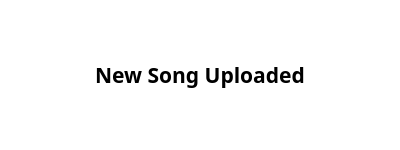
<?xml version="1.0" encoding="UTF-8"?>
<ui version="4.0">
 <class>widget</class>
 <widget class="QWidget" name="widget">
  <property name="geometry">
   <rect>
    <x>0</x>
    <y>0</y>
    <width>400</width>
    <height>150</height>
   </rect>
  </property>
  <property name="sizePolicy">
   <sizepolicy hsizetype="Preferred" vsizetype="Preferred">
    <horstretch>0</horstretch>
    <verstretch>0</verstretch>
   </sizepolicy>
  </property>
  <property name="windowTitle">
   <string>Form</string>
  </property>
  <layout class="QVBoxLayout" name="verticalLayout">
   <property name="spacing">
    <number>0</number>
   </property>
   <property name="leftMargin">
    <number>0</number>
   </property>
   <property name="topMargin">
    <number>0</number>
   </property>
   <property name="rightMargin">
    <number>0</number>
   </property>
   <property name="bottomMargin">
    <number>0</number>
   </property>
   <item>
    <widget class="QLabel" name="message">
     <property name="sizePolicy">
      <sizepolicy hsizetype="Preferred" vsizetype="Preferred">
       <horstretch>0</horstretch>
       <verstretch>0</verstretch>
      </sizepolicy>
     </property>
     <property name="minimumSize">
      <size>
       <width>400</width>
       <height>150</height>
      </size>
     </property>
     <property name="font">
      <font>
       <family>Noto Sans KR</family>
       <pointsize>16</pointsize>
       <weight>75</weight>
       <bold>true</bold>
      </font>
     </property>
     <property name="styleSheet">
      <string notr="true">background-color:white;</string>
     </property>
     <property name="text">
      <string>&lt;html&gt;&lt;head/&gt;&lt;body&gt;&lt;p align=&quot;center&quot;&gt;New Song Uploaded&lt;/p&gt;&lt;/body&gt;&lt;/html&gt;</string>
     </property>
    </widget>
   </item>
  </layout>
 </widget>
 <resources/>
 <connections/>
</ui>
